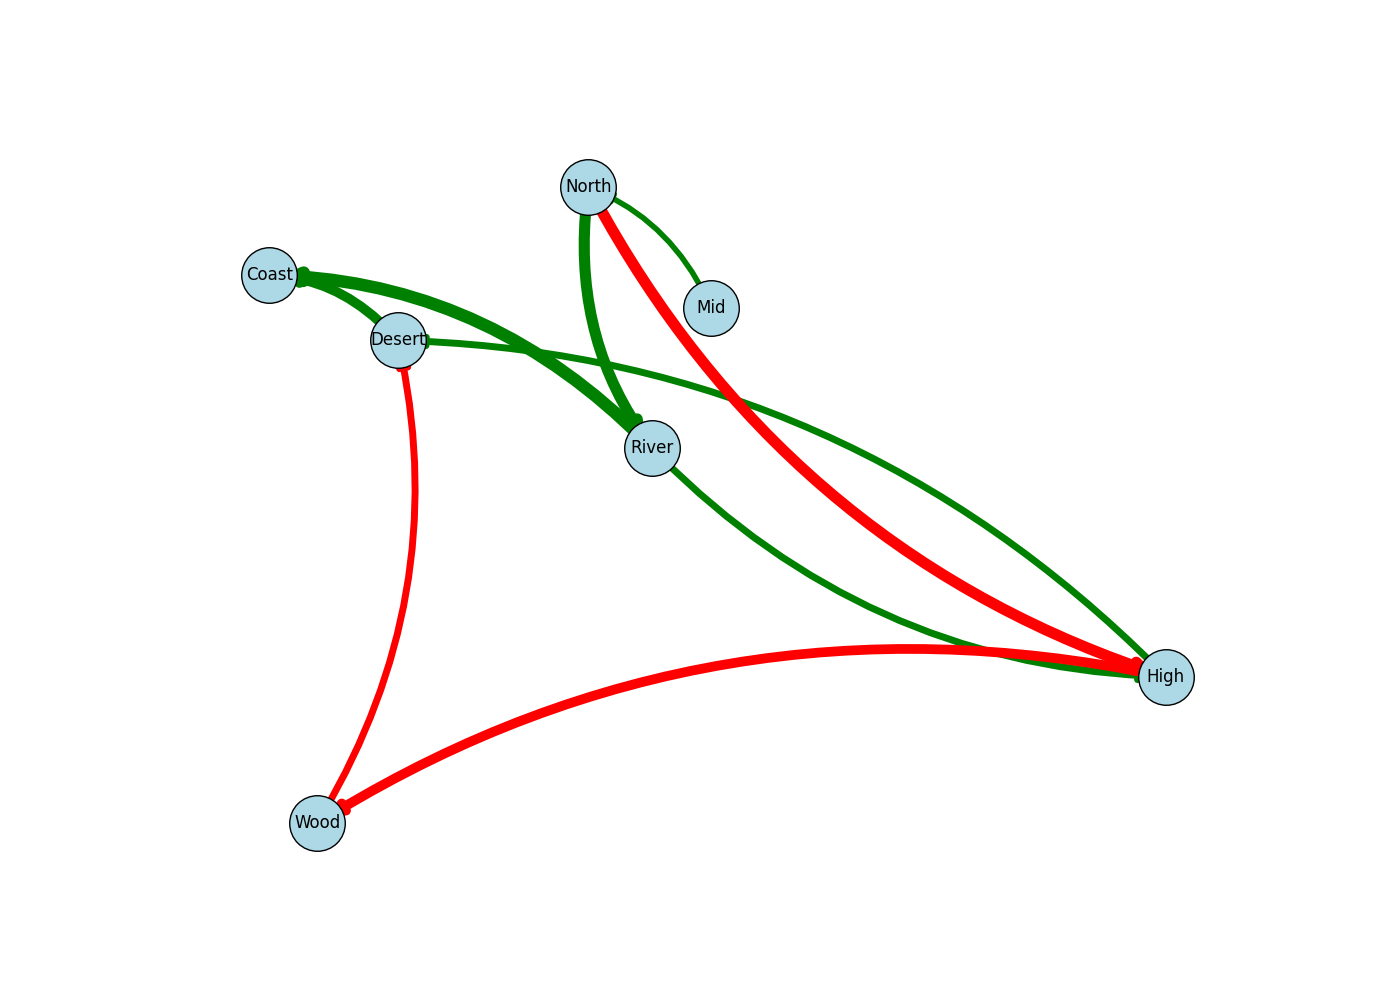

Write the Python code that produced this figure.
import matplotlib.pyplot as plt
import networkx as nx
import numpy as np

kingdoms = [
    "North", "River", "High", "Wood",
    "Desert", "Coast", "Mid"
]

relationships = [
    ("North", "River", 8),
    ("River", "High", 5),
    ("High", "Wood", -7),
    ("Wood", "Desert", -5),
    ("Desert", "Coast", 7),
    ("Mid", "North", 4),
    ("River", "Coast", 9),
    ("High", "Desert", 5),
    ("North", "High", -8)
]

G = nx.DiGraph()
G.add_nodes_from(kingdoms)
G.add_weighted_edges_from(relationships)

pos = nx.spring_layout(G, seed=42)

fig, ax = plt.subplots(figsize=(14, 10))

nx.draw_networkx_nodes(G, pos, node_size=1600, node_color='lightblue', edgecolors='black', ax=ax)

edge_colors = ['green' if weight > 0 else 'red' for u, v, weight in relationships]
weights = np.abs([weight for u, v, weight in relationships])
nx.draw_networkx_edges(
    G, pos, edgelist=relationships, arrowstyle='-|>', arrowsize=15, 
    edge_color=edge_colors, width=weights, ax=ax, connectionstyle="arc3,rad=0.2"
)

nx.draw_networkx_labels(G, pos, font_size=12, verticalalignment='center', ax=ax)

plt.axis('off')
plt.show()
